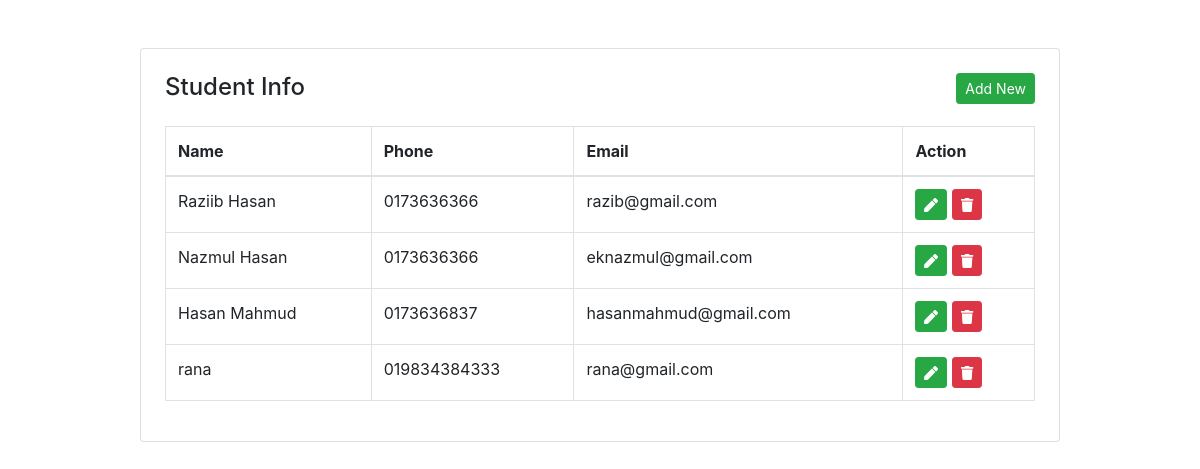
Screenshot of /main.php with the database file from the repository.
### tables this page shows
CREATE TABLE `students` (
  `id` int(255) NOT NULL,
  `name` varchar(1000) NOT NULL,
  `phone` varchar(1000) NOT NULL,
  `email` varchar(1000) NOT NULL
);

### main.php (the view, shortened to what this page needs)
<?php
include ('connection.php');
$selectSQL = "SELECT * FROM `students`";
$runSelectSQL = mysqli_query($connection, $selectSQL);
?>
<!doctype html>
<html lang="en">
<head>
    <link rel="stylesheet" href="asset/css/bootstrap.min.css">
    <link rel="stylesheet" href="asset/css/all.min.css">
    <link rel="stylesheet" href="asset/css/fontawesome.min.css">
</head>
<body>
<div class="container mt-5">
    <div class="row d-flex justify-content-center">
        <div class="col-10">
            <div class="card px-4 py-4">
                <div class="clearfix">
                    <h4 class="float-left">Student Info</h4>
                    <a href="create.php" class="float-right btn btn-success btn-sm">Add New</a>
                </div>
                <table class="table table-bordered mt-3">
                    <thead>
                    <tr>
                        <th>Name</th>
                        <th>Phone</th>
                        <th>Email</th>
                        <th>Action</th>
                    </tr>
                    </thead>
                    <tbody>
                    <?php while ($student = mysqli_fetch_assoc($runSelectSQL)){?>
                        <tr>
                            <td><?php echo $student['name']?></td>
                            <td><?php echo $student['phone']?></td>
                            <td><?php echo $student['email']?></td>
                            <td>
                                <a href="edit.php?id=<?php echo $student['id']?>" class="btn btn-success btn-sm"><i class="fa fa-pen"></i></a>
                                <a href="main.php?id=<?php echo $student['id']?>"  class="btn btn-danger btn-sm" onclick="return confirm('Do you want to delete?')">
                                    <i class="fa fa-trash"></i>
                                </a>
                            </td>
                        </tr>
                    <?php } ?>
                    </tbody>
                </table>
            </div>
        </div>
    </div>
</div>
</body>
</html>

### rows the page displays
students: name "Raziib Hasan", phone "0173636366", email "razib@gmail.com"
students: name "Nazmul Hasan", phone "0173636366", email "eknazmul@gmail.com"
students: name "Hasan Mahmud", phone "0173636837", email "hasanmahmud@gmail.com"
students: name "rana", phone "019834384333", email "rana@gmail.com"
